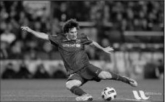
#> input picture tutorial/img/messi.jpg, 165 x 102 px
$ python fft-numpy.py
#> lines starting #> are read from the running program, lines starting #| are printed output that depends on the picture
# https://docs.opencv.org/4.13.0/de/dbc/tutorial_py_fourier_transform.html
import cv2 as cv
import numpy as np
from matplotlib import pyplot as plt

img = cv.imread('img/messi.jpg',cv.IMREAD_REDUCED_GRAYSCALE_2)
#> img is the input picture: shape (102, 165); min 2, max 239, mean 82.7
assert img is not None, "file can not be read"

# get the frequency transform
f = np.fft.fft2(img)

#now once you got the result, zero frequency component (DC component) will be at top left corner.
# If you want to bring it to center, you need to shift the result by in both the direction
fshift = np.fft.fftshift(f)

def fft_numpy():
    #Finding the magnitude spectrum from frequency transform
    magnitude_spectrum = 20*np.log(np.abs(fshift))

    plt.subplot(121)
    plt.imshow(img, cmap='gray')
    plt.title("Input")
    plt.xticks([])
    plt.yticks([])

    plt.subplot(122)
    plt.imshow(magnitude_spectrum, cmap='gray')
    plt.title("Magnitude Spectrum")
    plt.xticks([])
    plt.yticks([])

    plt.show()

def apply_high_pass_filter():
    rows, cols = img.shape
#> rows = 102; cols = 165
    crow, ccol = rows//2, cols//2
#> crow = 51; ccol = 82

    fshift_filtered = fshift.copy()
    #removing low frequencies
    fshift_filtered[crow-30:crow+31, ccol-30:ccol+31] = 0

    f_shift = np.fft.ifftshift(fshift_filtered)
    img_back = np.fft.ifft2(f_shift)
    img_back = np.real(img_back)
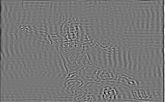
#> img_back: shape (102, 165) float64; min -58.73, max 66.04, mean 0; drawn with min black and max white

    plt.subplot(131)
    plt.imshow(img, cmap='gray')
    plt.title("Input")
    plt.xticks([])
    plt.yticks([])

    plt.subplot(132)
    plt.imshow(img_back, cmap='jet')
    plt.title('Image after HPF') # High Pass Filter
    plt.xticks([])
    plt.yticks([])
    plt.subplot(133)
    plt.imshow(img_back)
    plt.title("Result in JET")
    plt.xticks([])
    plt.yticks([])

    plt.show()
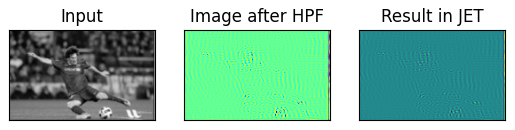
#> figure drawn by matplotlib, 3 panels


if __name__ == "__main__":
    #fft_numpy()
    apply_high_pass_filter()
